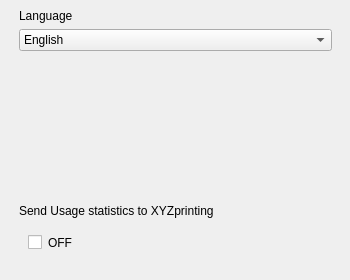
   <widget class="QWidget" name="general_page">
    <widget class="QFrame" name="frame_12">
     <property name="geometry">
      <rect>
       <x>10</x>
       <y>0</y>
       <width>331</width>
       <height>271</height>
      </rect>
     </property>
     <property name="frameShape">
      <enum>QFrame::NoFrame</enum>
     </property>
     <property name="frameShadow">
      <enum>QFrame::Plain</enum>
     </property>
     <layout class="QGridLayout" name="gridLayout_16">
      <item row="4" column="0">
       <widget class="QFrame" name="frame_13">
        <property name="frameShape">
         <enum>QFrame::NoFrame</enum>
        </property>
        <property name="frameShadow">
         <enum>QFrame::Plain</enum>
        </property>
        <layout class="QGridLayout" name="gridLayout_17">
         <item row="0" column="1">
          <widget class="QLabel" name="offLB">
           <property name="styleSheet">
            <string notr="true">font: 75 9pt &quot;Arial&quot;;</string>
           </property>
           <property name="text">
            <string>OFF</string>
           </property>
          </widget>
         </item>
         <item row="0" column="0">
          <widget class="QCheckBox" name="sendUsageCB">
           <property name="styleSheet">
            <string notr="true">image: url(:/images/icons/account_background.png);</string>
           </property>
           <property name="text">
            <string/>
           </property>
           <property name="checked">
            <bool>false</bool>
           </property>
           <property name="tristate">
            <bool>false</bool>
           </property>
          </widget>
         </item>
         <item row="0" column="2">
          <spacer name="horizontalSpacer_2">
           <property name="orientation">
            <enum>Qt::Horizontal</enum>
           </property>
           <property name="sizeHint" stdset="0">
            <size>
             <width>40</width>
             <height>20</height>
            </size>
           </property>
          </spacer>
         </item>
        </layout>
       </widget>
      </item>
      <item row="0" column="0">
       <widget class="QLabel" name="languageLB">
        <property name="styleSheet">
         <string notr="true">font: 75 9pt &quot;Arial&quot;;</string>
        </property>
        <property name="text">
         <string>Language</string>
        </property>
       </widget>
      </item>
      <item row="1" column="0">
       <widget class="QComboBox" name="languageCB">
        <property name="styleSheet">
         <string notr="true">font: 75 9pt &quot;Arial&quot;;</string>
        </property>
        <item>
         <property name="text">
          <string>English</string>
         </property>
        </item>
        <item>
         <property name="text">
          <string>Japanese</string>
         </property>
        </item>
       </widget>
      </item>
      <item row="3" column="0">
       <widget class="QLabel" name="label_3">
        <property name="styleSheet">
         <string notr="true">font: 75 9pt &quot;Arial&quot;;</string>
        </property>
        <property name="text">
         <string>Send Usage statistics to XYZprinting</string>
        </property>
       </widget>
      </item>
      <item row="2" column="0">
       <spacer name="verticalSpacer_3">
        <property name="orientation">
         <enum>Qt::Vertical</enum>
        </property>
        <property name="sizeHint" stdset="0">
         <size>
          <width>20</width>
          <height>40</height>
         </size>
        </property>
       </spacer>
      </item>
     </layout>
    </widget>
   </widget>
